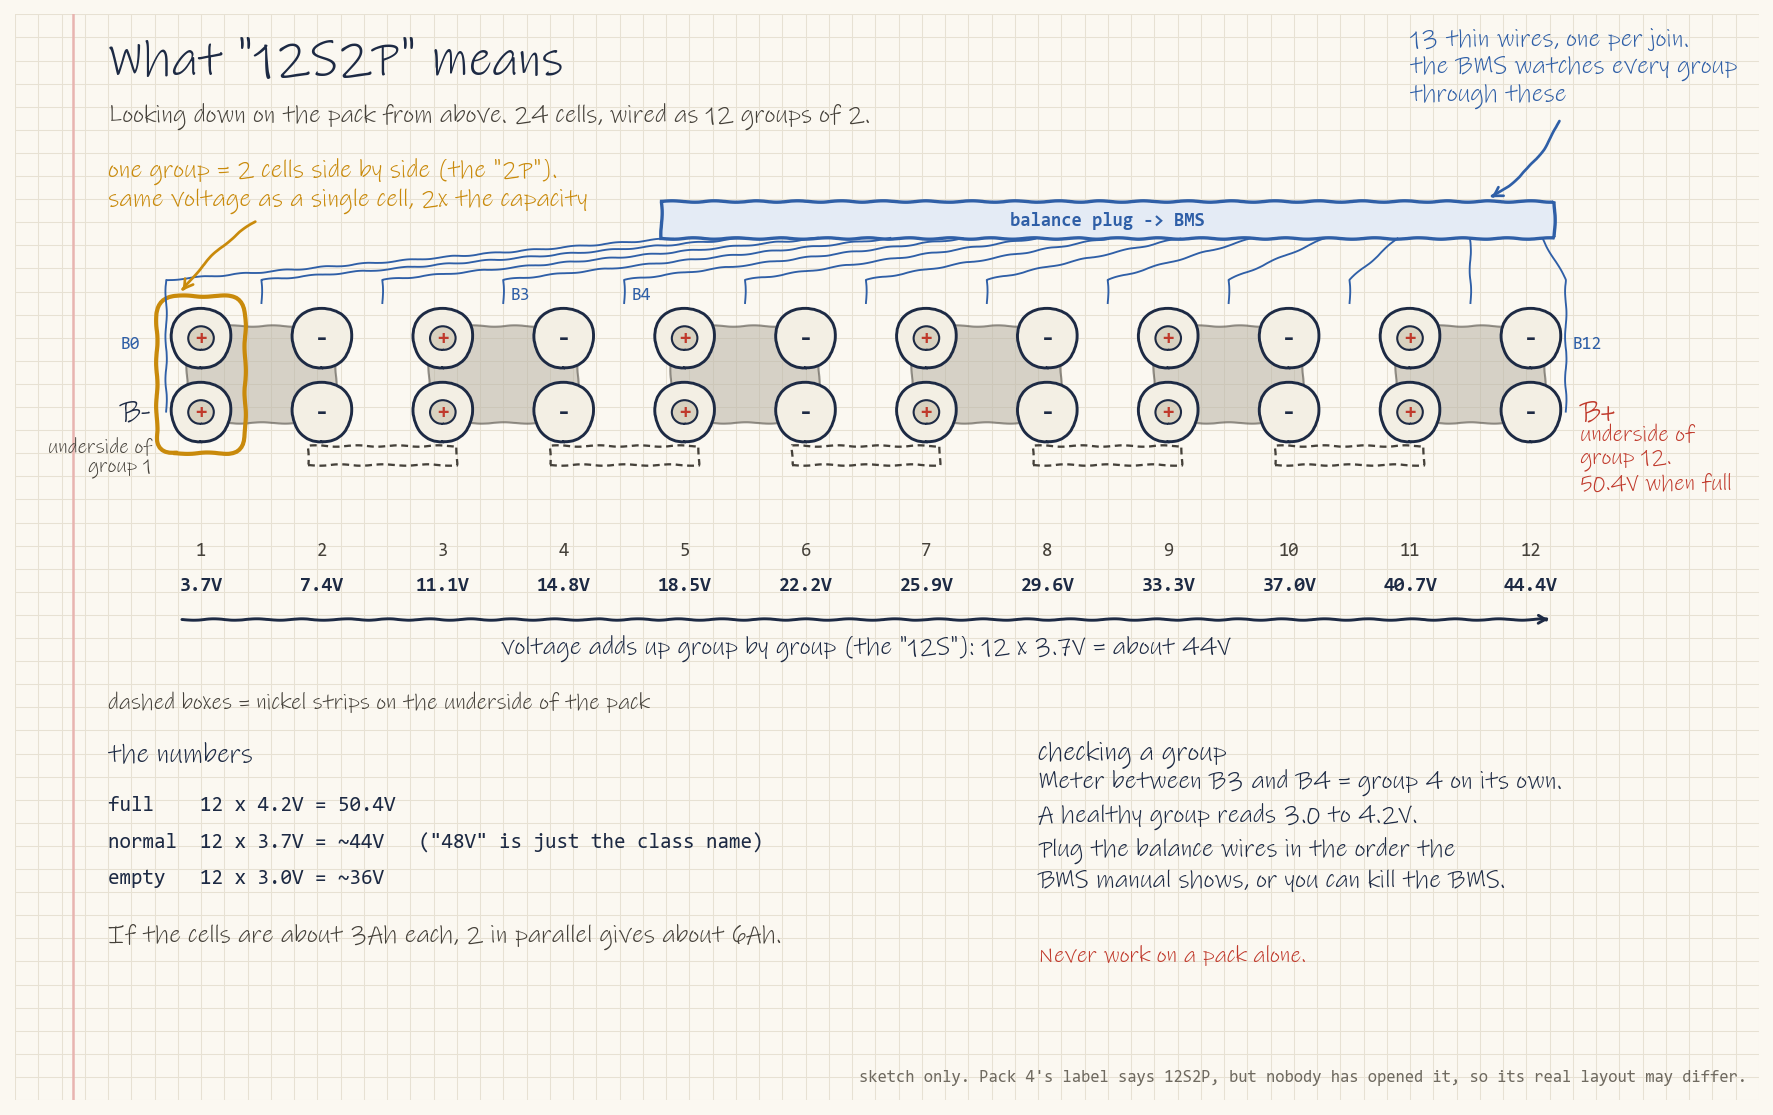

Python code for this plot:
import sys, os
sys.path.insert(0, os.path.join(os.path.dirname(os.path.abspath(__file__)), '..', '..', 'docs', 'diagrams'))
from notebook import *
from matplotlib.patches import Circle, Rectangle, FancyBboxPatch

fig, ax = page(150, 94, (15, 9.4))
note(ax, 8, 90, 'What "12S2P" means', size=24, weight='bold')
note(ax, 8, 85.2, 'Looking down on the pack from above. 24 cells, wired as 12 groups of 2.', size=12, color=PENCIL)

r = 2.6
gx0, pitch = 16, 10.4
ys = [66, 59.6]
NICKEL = '#b8b2a4'
xs = [gx0 + g * pitch for g in range(12)]

# nickel strips on top: join each group's cells, and link pairs 1-2, 3-4 ...
for g in range(0, 12, 2):
    ax.add_patch(Rectangle((xs[g] - 1.2, ys[-1] - 1), xs[g + 1] - xs[g] + 2.4, ys[0] - ys[-1] + 2, fc=NICKEL, ec=PENCIL, lw=1, alpha=0.55, zorder=1))
ax.add_patch(Rectangle((xs[0] - 1.2, ys[-1] - 1), 2.4, ys[0] - ys[-1] + 2, fc=NICKEL, ec=PENCIL, lw=1, alpha=0.0))
for g in range(12):
    up = (g % 2 == 0)
    for y in ys:
        ax.add_patch(Circle((xs[g], y), r, fc='#f3efe4', ec=INK, lw=1.4, zorder=2))
        if up:
            ax.add_patch(Circle((xs[g], y), 1.05, fc='#d9d2c0', ec=INK, lw=1, zorder=3))
            mono(ax, xs[g], y, '+', size=10, color=RED, ha='center', weight='bold', zorder=4)
        else:
            mono(ax, xs[g], y, '-', size=12, color=INK, ha='center', weight='bold', zorder=4)
    mono(ax, xs[g], 47.6, f'{g + 1}', size=9, color=PENCIL, ha='center')
    mono(ax, xs[g], 44.6, f'{3.7 * (g + 1):.1f}V', size=8.4, color=INK, ha='center', weight='bold')

# underside strips (dashed): link 2-3, 4-5 ...
for g in range(1, 11, 2):
    ax.add_patch(Rectangle((xs[g] - 1.2, ys[-1] - 4.6), xs[g + 1] - xs[g] + 2.4, 1.6, fc='none', ec=PENCIL, lw=1.1, ls=(0, (3, 2))))
note(ax, 8, 34.5, 'dashed boxes = nickel strips on the underside of the pack', size=9.5, color=PENCIL, ha='left')
# ends
note(ax, xs[0] - 4.2, ys[1], 'B-', size=15, color=INK, ha='right', weight='bold')
note(ax, xs[0] - 4.2, ys[1] - 4, 'underside of\ngroup 1', size=8.5, color=PENCIL, ha='right', linespacing=1)
note(ax, xs[-1] + 4.2, ys[1], 'B+', size=15, color=RED, ha='left', weight='bold')
note(ax, xs[-1] + 4.2, ys[1] - 4, 'underside of\ngroup 12.\n50.4V when full', size=9.5, color=RED, ha='left', linespacing=1.1)

# bracket around group 1
ax.add_patch(FancyBboxPatch((xs[0] - 3.8, ys[-1] - 3.6), 7.6, ys[0] - ys[-1] + 7.2, boxstyle='round,pad=0,rounding_size=1.6', fc='none', ec=GOLD, lw=2))
point(ax, (8, 77.5), (xs[0] - 2, ys[0] + 3.5), 'one group = 2 cells side by side (the "2P").\nsame voltage as a single cell, 2x the capacity',
      color=GOLD, rad=0.2)

# running total arrow
ax.annotate('', xy=(xs[-1] + 2, 41.6), xytext=(xs[0] - 2, 41.6), arrowprops=dict(arrowstyle='->', color=INK, lw=1.4))
note(ax, (xs[0] + xs[-1]) / 2, 39.2, 'voltage adds up group by group (the "12S"): 12 x 3.7V = about 44V', size=10.5, ha='center')

# balance wires
cy = 76
ax.add_patch(Rectangle((xs[4] - 2, cy - 1.4), xs[11] - xs[4] + 4, 3.2, fc='#e4ebf5', ec=BLUE, lw=1.6))
mono(ax, (xs[4] + xs[11]) / 2, cy + 0.2, 'balance plug -> BMS', size=9, color=BLUE, ha='center', weight='bold')
taps = [xs[0] - r - 0.4] + [(xs[g] + xs[g + 1]) / 2 for g in range(11)] + [xs[-1] + r + 0.4]
for k, x in enumerate(taps):
    tx = xs[4] - 1 + k * (xs[11] - xs[4] + 2) / 12
    ax.plot([x, x, tx], [ys[0] + r + 0.4 if 0 < k < 12 else ys[1], 71, cy - 1.4], color=BLUE, lw=0.9)
    if k in (0, 3, 4, 12):
        mono(ax, x + (0.6 if k else -2.2), 70.4 if 0 < k < 12 else ys[1] + 6.5, f'B{k}', size=7.6, color=BLUE, ha='left' if k else 'right', va='top')
point(ax, (120, 86.5), (xs[11] - 4, cy + 1.8), '13 thin wires, one per join.\nthe BMS watches every group\nthrough these', color=BLUE, rad=-0.25, ha='left')

# notes at the bottom
note(ax, 8, 30, 'the numbers', size=13, weight='bold')
mono(ax, 8, 25.6, 'full    12 x 4.2V = 50.4V', size=10)
mono(ax, 8, 22.4, 'normal  12 x 3.7V = ~44V   ("48V" is just the class name)', size=10)
mono(ax, 8, 19.2, 'empty   12 x 3.0V = ~36V', size=10)
note(ax, 8, 14.2, 'If the cells are about 3Ah each, 2 in parallel gives about 6Ah.', size=10.5, color=PENCIL)

note(ax, 88, 30, 'checking a group', size=13, weight='bold')
note(ax, 88, 23.4, 'Meter between B3 and B4 = group 4 on its own.\nA healthy group reads 3.0 to 4.2V.\nPlug the balance wires in the order the\nBMS manual shows, or you can kill the BMS.', size=10.5, linespacing=1.35)
note(ax, 88, 12.6, 'Never work on a pack alone.', size=11, color=RED)

mono(ax, 149, 2, "sketch only. Pack 4's label says 12S2P, but nobody has opened it, so its real layout may differ.", size=7.2, color='#6f6a60', ha='right')
save(fig, os.path.join(os.path.dirname(os.path.abspath(__file__)), 'pack-12s2p.png'))
